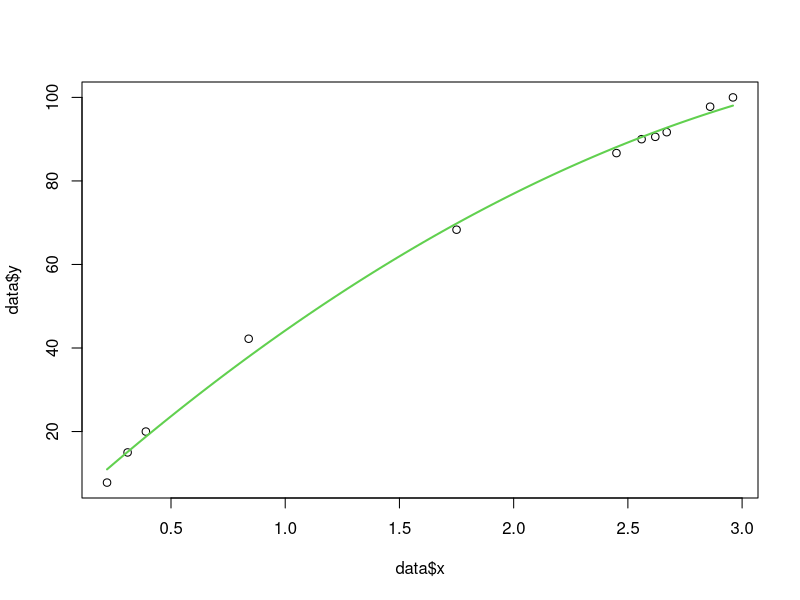

The R script that drew this image:
# The purpose of this script is to figure out the regression line for
# mapping voltage to temperature from the kettle.
#
# This file reads in a CSV of voltage (x) and temperature in c (y) values.
# It produces a plot with a second order polynomial regression line. In 
# the text output the results of the regression line are printed.
data <- read.table("./thermal.csv", header=TRUE, sep=",")
plot(data$x, data$y)
fit <- lm(data$y ~ data$x+I(data$x^2))
summary(fit)
xx <- seq(min(data$x),max(data$x),len=100)
yy <- fit$coef %*% rbind(1,xx,xx^2)
lines(xx,yy,lwd=2,col=3)
